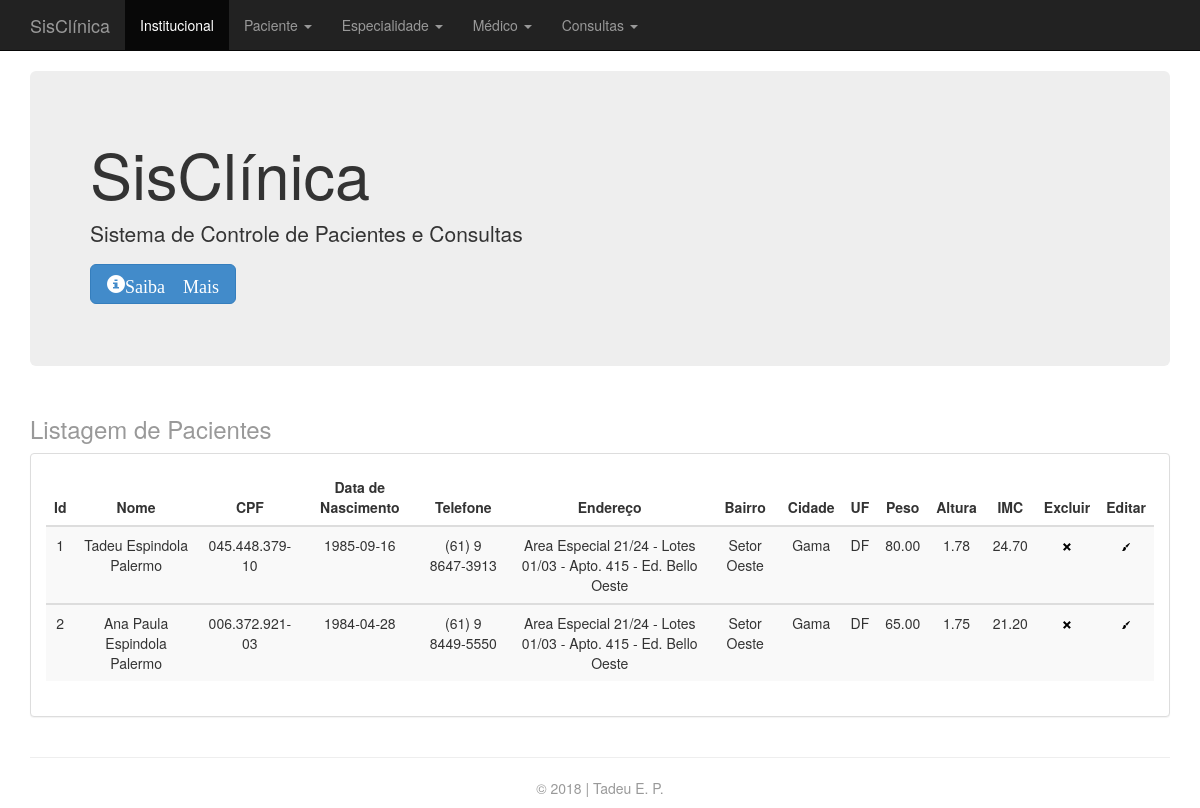
The app's page /index.php?pagina=listar_paciente.php with its own data.
### tables this page shows
CREATE TABLE IF NOT EXISTS `paciente` (
  `id_paciente` INT NOT NULL AUTO_INCREMENT COMMENT 'Id da Tabela paciente',
  `nome_paciente` VARCHAR(40) CHARACTER SET 'utf8' COLLATE 'utf8_general_ci' NOT NULL COMMENT 'Nome do Paciente',
  `cpf_paciente` VARCHAR(14) CHARACTER SET 'utf8' COLLATE 'utf8_general_ci' NOT NULL COMMENT 'CPF do Paciente - Valor Único\nSerá utilizado máscara\n999.999.999-11',
  `data_nasc_paciente` DATE NOT NULL COMMENT 'Data de Nascimento do Paciente\n99/99/9999',
  `telefone_paciente` VARCHAR(16) CHARACTER SET 'utf8' COLLATE 'utf8_general_ci' NOT NULL COMMENT 'Telefone do Paciente\nSerá utilizado máscara\n(99) 9 9999-9999',
  `endereco_paciente` VARCHAR(80) CHARACTER SET 'utf8' COLLATE 'utf8_general_ci' NOT NULL COMMENT 'Endereço do Paciente',
  `bairro_paciente` VARCHAR(40) CHARACTER SET 'utf8' COLLATE 'utf8_general_ci' NOT NULL COMMENT 'Bairro do Paciente',
  `cidade_paciente` VARCHAR(40) CHARACTER SET 'utf8' COLLATE 'utf8_general_ci' NOT NULL COMMENT 'Cidade do Paciente',
  `uf_paciente` VARCHAR(2) CHARACTER SET 'utf8' COLLATE 'utf8_general_ci' NOT NULL COMMENT 'UF do Paciente\nApenas 2 Letras\nEx.: DF',
  `peso_paciente` DECIMAL(5,2) NOT NULL COMMENT 'Peso do Paciente\nEx.: 75,5 - 110,75',
  `altura_paciente` DECIMAL(5,2) NOT NULL COMMENT 'Altura do Paciente',
  `imc_paciente` DECIMAL(5,2) NOT NULL COMMENT 'IMC do Paciente\nSerá calculado pela aplicação\nUsuário não entrará com o dado direto',
  PRIMARY KEY (`id_paciente`),
  UNIQUE INDEX `id_paciente_UNIQUE` (`id_paciente` ASC),
  UNIQUE INDEX `cpf_paciente_UNIQUE` (`cpf_paciente` ASC));

### class/Conexao.php (called while the page is built, shortened)
<?php
class Conexao {
	public static function abrirConexao() {
		$mysql_usuario = "root";
		$mysql_password = "mysql1985";
		$mysql_database = "clinica";
		$mysql_host  = "localhost";
		$varcon = mysqli_connect($mysql_host, $mysql_usuario, $mysql_password, $mysql_database);
		if ($varcon)
			return($varcon);
		  else
			return(false);
	}
	public static function fecharConexao($varcon) {
		if(mysqli_close($varcon))
			return(true);
		else
			return(false);
	}
	public static function executaSql($strSql) {
		$linkCon = Conexao::abrirConexao();
		$resultado = mysqli_query($linkCon, $strSql);
	   	return $resultado;
	}
}

### class/Paciente.php (called while the page is built, shortened)
<?php
include "Conexao.php";
class Paciente {
    private $idPaciente;
    private $nomePaciente;
    private $cpfPaciente;
    private $dataNascimentoPaciente;
    private $telefonePaciente;
    private $enderecoPaciente;
    private $bairroPaciente;
    private $cidadePaciente;
    private $ufPaciente;
    private $pesoPaciente;
    private $alturaPaciente;
    private $imcPaciente;
    public function getIdPaciente() {
        return $this->idPaciente;
    }
    public function setIdPaciente($idPaciente) {
        $this->idPaciente = $idPaciente;
    }
    public function getNomePaciente() {
        return $this->nomePaciente;
    }
    public function setNomePaciente($nomePaciente) {
        $this->nomePaciente = $nomePaciente;
    }
    public function getCpfPaciente() {
        return $this->cpfPaciente;
    }
    public function setCpfPaciente($cpfPaciente) {
        $this->cpfPaciente = $cpfPaciente;
    }
    public function getDataNascimentoPaciente() {
        return $this->dataNascimentoPaciente;
    }
    public function setDataNascimentoPaciente($dataNascimentoPaciente) {
        $this->dataNascimentoPaciente = $dataNascimentoPaciente;
    }
    public function getTelefonePaciente() {
        return $this->telefonePaciente;
    }
    public function setTelefonePaciente($telefonePaciente) {
        $this->telefonePaciente = $telefonePaciente;
    }
    public function getEnderecoPaciente() {
        return $this->enderecoPaciente;
    }
    public function setEnderecoPaciente($enderecoPaciente) {
        $this->enderecoPaciente = $enderecoPaciente;
    }
    public function getBairroPaciente() {
        return $this->bairroPaciente;
    }
    public function setBairroPaciente($bairroPaciente) {
        $this->bairroPaciente = $bairroPaciente;
    }
    public function getCidadePaciente() {
        return $this->cidadePaciente;
    }
    public function setCidadePaciente($cidadePaciente) {
        $this->cidadePaciente = $cidadePaciente;
    }
    public function getUfPaciente() {
        return $this->ufPaciente;
    }
    public function setUfPaciente($ufPaciente) {
        $this->ufPaciente = $ufPaciente;
    }
    public function getPesoPaciente() {
        return $this->pesoPaciente;
    }
    public function setPesoPaciente($pesoPaciente) {
        $this->pesoPaciente = $pesoPaciente;
    }
    public function getAlturaPaciente() {
        return $this->alturaPaciente;
    }
    public function setAlturaPaciente($alturaPaciente) {
        $this->alturaPaciente = $alturaPaciente;
    }
    public function getImcPaciente() {
        return $this->imcPaciente;
    }
    public function setImcPaciente($imcPaciente) {
        $this->imcPaciente = $imcPaciente;
    }
    public function listarPaciente() {
        $strSql = "SELECT * FROM paciente";
        $rs = Conexao::executaSql($strSql);
        return $rs;
    }
}

### listar_paciente.php (the view)
<?php
    include 'class/Paciente.php';
    $paciente = new Paciente();
    $consulta = $paciente->listarPaciente();
?>
<div class="container">
    <div class="header clearfix">
        <h3 class="text-muted">Listagem de Pacientes</h3>
    </div>
    <div class="row">
        <div class="col-md-12">
            <div class="panel panel-default">
                <div class="panel-body">
                    <div class="table-responsive">
                        <table class="table cabecalho table-striped" >
                            <thead>
                                <tr>
                                    <th class="cabecalho">Id</th>
                                    <th class="cabecalho">Nome</th>
                                    <th class="cabecalho">CPF</th>
                                    <th class="cabecalho">Data de Nascimento</th>
                                    <th class="cabecalho">Telefone</th>
                                    <th class="cabecalho">Endereço</th>
                                    <th class="cabecalho">Bairro</th>
                                    <th class="cabecalho">Cidade</th>
                                    <th class="cabecalho">UF</th>
                                    <th class="cabecalho">Peso</th>
                                    <th class="cabecalho">Altura</th>
                                    <th class="cabecalho">IMC</th>
                                    <th class="cabecalho">Excluir</th>
                                    <th class="cabecalho">Editar</th>
                                </tr>
                            </thead>
                            <?php
                            while($linha = mysqli_fetch_array($consulta, MYSQLI_ASSOC)) {
                                $paciente->setIdPaciente($linha['id_paciente']);
                                $paciente->setNomePaciente($linha['nome_paciente']);
                                $paciente->setCpfPaciente($linha['cpf_paciente']);
                                $paciente->setDataNascimentoPaciente($linha['data_nasc_paciente']);
                                $paciente->setTelefonePaciente($linha['telefone_paciente']);
                                $paciente->setEnderecoPaciente($linha['endereco_paciente']);
                                $paciente->setBairroPaciente($linha['bairro_paciente']);
                                $paciente->setCidadePaciente($linha['cidade_paciente']);
                                $paciente->setUfPaciente($linha['uf_paciente']);
                                $paciente->setPesoPaciente($linha['peso_paciente']);
                                $paciente->setAlturaPaciente($linha['altura_paciente']);
                                $paciente->setImcPaciente($linha['imc_paciente']);
                                echo '
                                <tbody>
                                    <tr>
                                        <td>'.$paciente->getIdPaciente().'</td>
                                        <td>'.$paciente->getNomePaciente().'</td>
                                        <td>'.$paciente->getCpfPaciente().'</td>
                                        <td>'.$paciente->getDataNascimentoPaciente().'</td>
                                        <td>'.$paciente->getTelefonePaciente().'</td>
                                        <td>'.$paciente->getEnderecoPaciente().'</td>
                                        <td>'.$paciente->getBairroPaciente().'</td>
                                        <td>'.$paciente->getCidadePaciente().'</td>
                                        <td>'.$paciente->getUfPaciente().'</td>
                                        <td>'.$paciente->getPesoPaciente().'</td>
                                        <td>'.$paciente->getAlturaPaciente().'</td>
                                        <td>'.$paciente->getImcPaciente().'</td>
                                        <td><a href="index.php?pagina=excluir_paciente.php&idPaciente='.$paciente->getIdPaciente().'"><img src="icones/open-iconic/svg/x.svg" alt="remover"></a></td>
                                        <td><a href="index.php?pagina=atualizar_paciente.php&idPaciente='.$paciente->getIdPaciente().'"><img src="icones/open-iconic/svg/brush.svg" alt="editar"></a></td>
                                    </tr>
                                </tbody>';
                            }
                            ?>
                        </table>
                    </div>
                </div>
            </div>
        </div>
    </div>
</div>

### css/estilo.css (style rules this page uses)
.cabecalho { text-align: center }

### records on screen
paciente: id_paciente "1", nome_paciente "Tadeu Espindola Palermo", cpf_paciente "045.448.379-10", data_nasc_paciente "1985-09-16", telefone_paciente "(61) 9 8647-3913", endereco_paciente "Area Especial 21/24 - Lotes 01/03 - Apto. 415 - Ed. Bello Oeste", bairro_paciente "Setor Oeste", cidade_paciente "Gama", uf_paciente "DF", peso_paciente "80.00", altura_paciente "1.78", imc_paciente "24.70"
paciente: id_paciente "2", nome_paciente "Ana Paula Espindola Palermo", cpf_paciente "006.372.921-03", data_nasc_paciente "1984-04-28", telefone_paciente "(61) 9 8449-5550", endereco_paciente "Area Especial 21/24 - Lotes 01/03 - Apto. 415 - Ed. Bello Oeste", bairro_paciente "Setor Oeste", cidade_paciente "Gama", uf_paciente "DF", peso_paciente "65.00", altura_paciente "1.75", imc_paciente "21.20"
